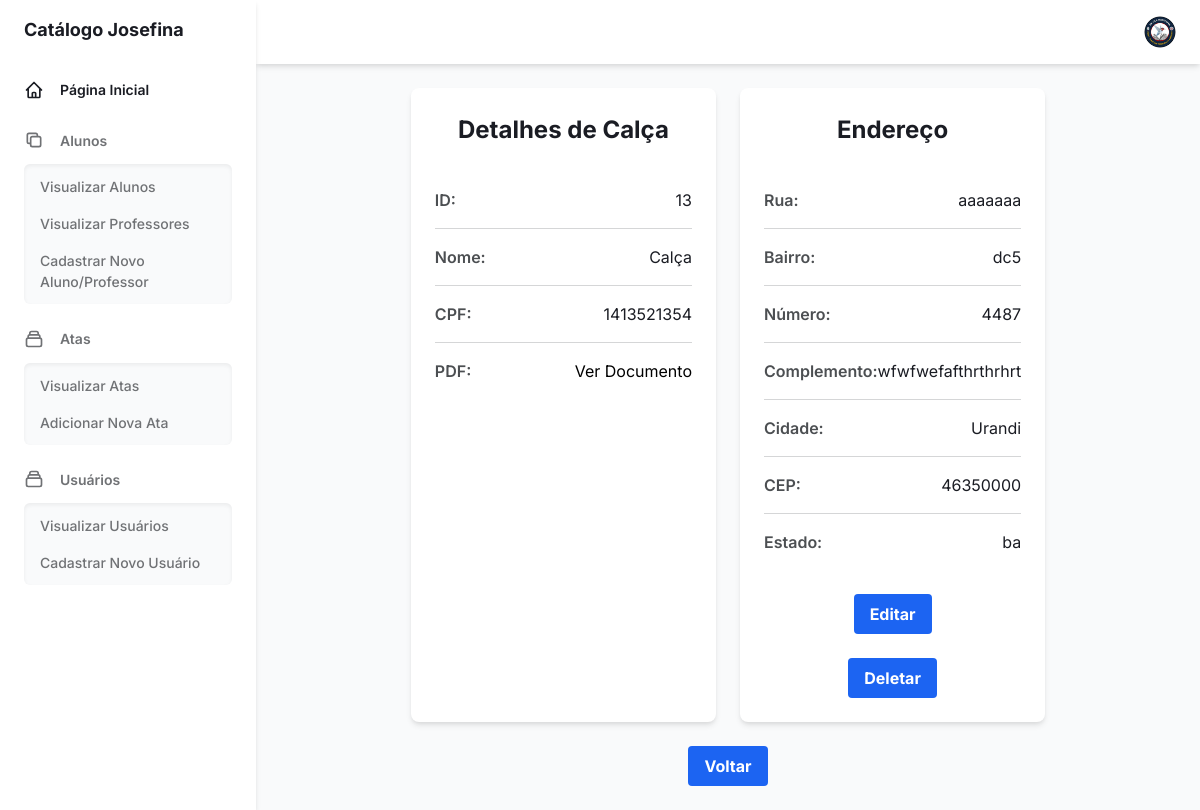
Page /13/ (signed in) on the committed database.
### pessoa/models.py (models this page shows, shortened)
class Pessoa(models.Model):
    TIPOS_PESSOAS_DICT = {
        "ALUNO": "aluno",
        "PROFESSOR": "professor",
    }
    TIPOS_PESSOAS = [
        ("ALUNO", "aluno"),
        ("PROFESSOR", "professor"),
    ]
    nome = models.CharField(max_length=100)
    cpf = models.CharField(max_length=11, unique=True)
    pdf = models.FileField(upload_to='pdfs/')
    tipo_pessoa = models.CharField("tipo de pessoa",max_length=10, choices= TIPOS_PESSOAS, default= "ALUNO" )
    endereco = models.ForeignKey(Endereco, on_delete=models.CASCADE, related_name='pessoas', blank=True, null=True, default=None)

class Endereco(models.Model):
    rua = models.CharField(max_length=100)
    bairro = models.CharField(max_length=100)
    num = models.DecimalField(max_digits=5, decimal_places=0)
    complemento = models.TextField()
    cidade = models.CharField(max_length=100)
    cep = models.CharField(max_length=8)
    estado = models.CharField(max_length=2)

### pessoa/views.py (the view)
# urls.py: path("<int:pessoa_id>/", views.details, name="details"),
@login_required
def details(request, pessoa_id):
    pessoa = Pessoa.objects.get(pk=pessoa_id)
    return render(request, "pessoa/detalhes.html", {'pessoa': pessoa})

### templates/pessoa/detalhes.html (shortened to what this page needs)
{% include '_base.html' %}
{% load static %}
{% block content %}
<!DOCTYPE html>
<html lang="pt-br">
<head>
</head>
<body class="bg-gray-100">
    <div class="max-w-4xl mx-auto p-6">
    <div class="grid grid-cols-1 {% if pessoa.endereco %}md:grid-cols-2{% else %}md:grid-cols-1{% endif %} gap-6">
        <div class="bg-white rounded-lg shadow-md p-6">
            <h1 class="text-2xl font-bold text-gray-800 mb-6 text-center">Detalhes de {{ pessoa.nome }}</h1>
            <ul class="divide-y divide-gray-200">
                <li class="py-4 flex justify-between">
                    <span class="font-semibold text-gray-600">ID:</span>
                    <span class="text-gray-800">{{ pessoa.id }}</span>
                </li>
                <li class="py-4 flex justify-between">
                    <span class="font-semibold text-gray-600">Nome:</span>
                    <span class="text-gray-800">{{ pessoa.nome }}</span>
                </li>
                <li class="py-4 flex justify-between">
                    <span class="font-semibold text-gray-600">CPF:</span>
                    <span class="cpf text-gray-800">{{ pessoa.cpf }}</span>
                </li>
                <li class="py-4 flex justify-between">
                    <span class="font-semibold text-gray-600">PDF:</span>
                    <a href="{{ pessoa.pdf.url }}" class="text-blue-600 hover:underline">Ver Documento</a>
                </li>
            </ul>
        </div>
        {% if pessoa.endereco %}
        <div class="bg-white rounded-lg shadow-md p-6">
            <h2 class="text-2xl font-bold text-gray-800 mb-6 text-center">Endereço</h2>
            <ul class="divide-y divide-gray-200">
                <li class="py-4 flex justify-between">
                    <span class="font-semibold text-gray-600">Rua:</span>
                    <span class="text-gray-800">{{ pessoa.endereco.rua }}</span>
                </li>
                <li class="py-4 flex justify-between">
                    <span class="font-semibold text-gray-600">Bairro:</span>
                    <span class="text-gray-800">{{ pessoa.endereco.bairro }}</span>
                </li>
                <li class="py-4 flex justify-between">
                    <span class="font-semibold text-gray-600">Número:</span>
                    <span class="text-gray-800">{{ pessoa.endereco.num }}</span>
                </li>
                <li class="py-4 flex justify-between">
                    <span class="font-semibold text-gray-600">Complemento:</span>
                    <span class="text-gray-800">{{ pessoa.endereco.complemento }}</span>
                </li>
                <li class="py-4 flex justify-between">
                    <span class="font-semibold text-gray-600">Cidade:</span>
                    <span class="text-gray-800">{{ pessoa.endereco.cidade }}</span>
                </li>
                <li class="py-4 flex justify-between">
                    <span class="font-semibold text-gray-600">CEP:</span>
                    <span class="text-gray-800">{{ pessoa.endereco.cep }}</span>
                </li>
                <li class="py-4 flex justify-between">
                    <span class="font-semibold text-gray-600">Estado:</span>
                    <span class="text-gray-800">{{ pessoa.endereco.estado }}</span>
                </li>
            </ul>
            <div class="text-center mt-6">
                <a href="{% url 'edit_endereco' pessoa.id %}">
                    <button class="bg-blue-600 text-white font-bold py-2 px-4 rounded hover:bg-blue-700 transition duration-200">
                        Editar
                    </button>
                </a>
            </div>
            <div class="text-center mt-6">
                <a href="{% url 'delete_endereco' pessoa.id %}">
                    <button class="bg-blue-600 text-white font-bold py-2 px-4 rounded hover:bg-blue-700 transition duration-200">
                        Deletar
                    </button>
                </a>
            </div>
        </div>
        {% endif %}
    </div>
    <div class="text-center mt-6">
        <a href="{% url 'read' %}">
            <button class="bg-blue-600 text-white font-bold py-2 px-4 rounded hover:bg-blue-700 transition duration-200">
                Voltar
            </button>
        </a>
    </div>
</div>
</body>
</html>
{% endblock %}

### rows in the picture
Pessoa: nome "Calça", id "13", cpf "1413521354", endereco.rua "aaaaaaa", endereco.bairro "dc5", endereco.num "4487", endereco.complemento "wfwfwefafthrthrhrt", endereco.cidade "Urandi", endereco.cep "46350000", endereco.estado "ba"
